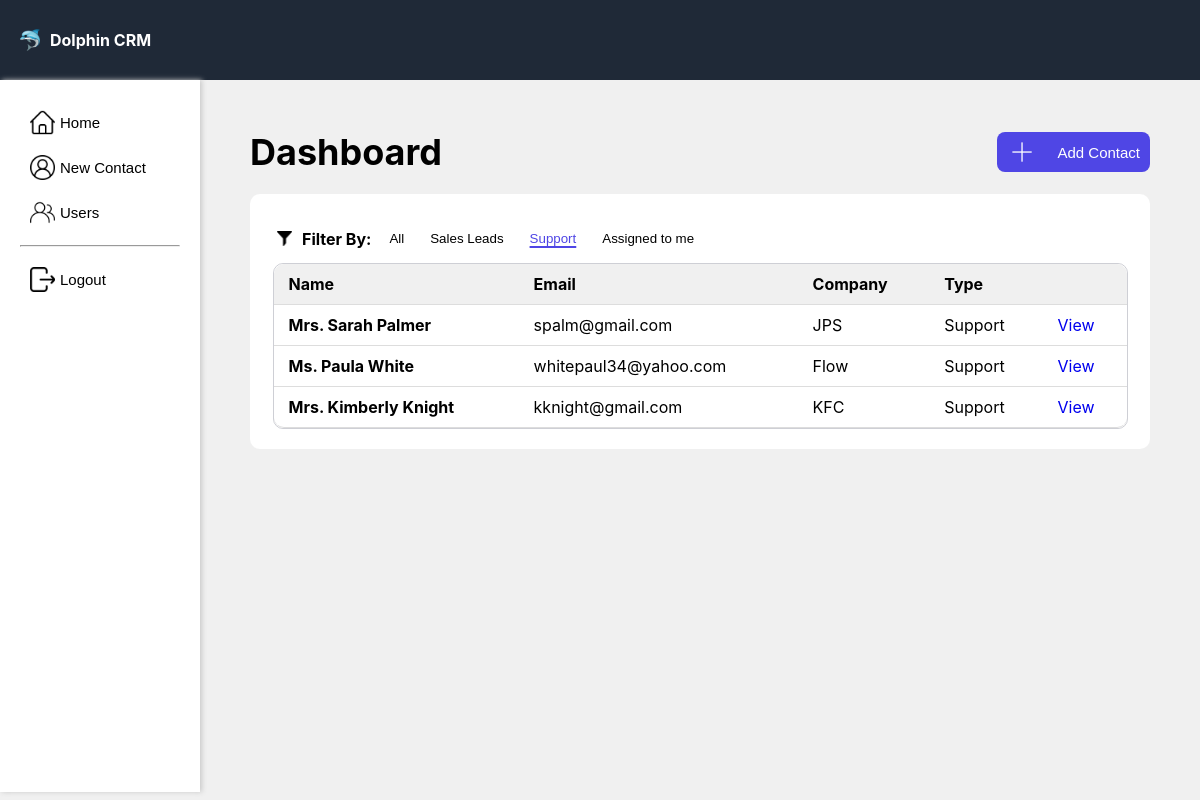
Screenshot of /dashboard-s.php with the database file from the repository.
### tables this page shows
CREATE TABLE Contacts (
    `id` INT NOT NULL AUTO_INCREMENT PRIMARY KEY,
    `title` VARCHAR(255) NOT NULL DEFAULT '',
    `firstname` VARCHAR(255) NOT NULL DEFAULT '',
    `lastname` VARCHAR(255) NOT NULL DEFAULT '',
    `email` VARCHAR(510) NOT NULL DEFAULT '',
    `telephone` VARCHAR(255) NOT NULL DEFAULT '',
    `company` VARCHAR(255) NOT NULL DEFAULT '',
    `type` VARCHAR(255) NOT NULL DEFAULT '',
    `assigned_to` INT NOT NULL DEFAULT 0,  
    `created_by` INT NOT NULL DEFAULT 0,  
    `created_at` DATETIME DEFAULT CURRENT_TIMESTAMP,
    `updated_at` TIMESTAMP DEFAULT CURRENT_TIMESTAMP ON UPDATE CURRENT_TIMESTAMP
);

### dashboard-s.php (called while the page is built)
<?php
$host = 'localhost';
$username = 'root';
$password = '';
$dbname = 'dolphin_crm';
$class1 = 'fl';
$class2 = 'fl';
$class3 = 'nt';
$class4 = 'fl';
try {
    $conn = new PDO(
        'mysql:host=' . $host . ';dbname=' . $dbname,
        $username,
        $password
    );
} catch (Exception $e) {
    die($e->getMessage());
}
$statement = $conn->query("SELECT * FROM Contacts WHERE type = 'Support'");
$contacts = $statement->fetchAll(PDO::FETCH_ASSOC);
require 'dashboard-view.php';
?>

### dashboard-view.php (the view, shortened to what this page needs)
<!DOCTYPE html>
<html lang="en">
    <head>
        <link rel="stylesheet" href="styles.css?v=<?php echo time(); ?>" type="text/css" />
    </head>
    <body>
        <div class="container">
            <?php include 'header.php'; ?>
            <section id="main-container">
                <div class="heading">
                    <h1>Dashboard</h1>
                    <button class="addContact-btn">
                        <img src="plus.png" alt="plus image">
                        <span>Add Contact</span>
                    </button>
                </div>
                <br>
                <div class="contact-table">
                    <div class="filter">
                        <img src="filter.png" alt="filter icon">
                        <p>Filter By:</p>
                        <a href="dashboard.php">
                            <button class="<?= $class1; ?>">All</button>
                        </a>
                        <a href="dashboard-sl.php">
                            <button class="<?= $class2; ?>">Sales Leads</button>
                        </a>
                        <a href="dashboard-s.php">
                            <button class="<?= $class3; ?>">Support</button>
                        </a>
                        <a href="#">
                            <button class="<?= $class4; ?>">Assigned to me</button>
                        </a>
                    </div>
                    <table>
                        <thead>
                            <tr>
                                <th>Name</th>
                                <th>Email</th>
                                <th>Company</th>
                                <th>Type</th>
                                <th></th>
                            </tr>
                        </thead>
                        <tbody>
                            <?php foreach ($contacts as $contact): ?>
                            <tr>
                                <td><strong><?= $contact['title'].'. '.$contact['firstname'].' '.$contact['lastname']; ?></strong></td>
                                <td><?= $contact['email']; ?></td>
                                <td><?= $contact['company']; ?></td>
                                <td><?= $contact['type']; ?></td>
                                <td><a href="#">View</a></td>
                            </tr>
                            <?php endforeach; ?>
                        </tbody>
                    </table>
                </div>
            </section>
            <?php include 'sidebar.php'; ?>
        </div>
    </body>
</html>

### styles.css (style rules this page uses)
:root { --darkblue: #1f2937; --grey: #f0f0f0; --grey2: #e2e2e2; --blue:#4f46e5; --defaultFontFamily: -apple-system,BlinkMacSystemFont,Segoe UI,Roboto,Helvetica Neue,Arial,Noto Sans,sans-serif,Apple Color Emoji,Segoe UI Emoji,Segoe UI Symbol,Noto Color Emoji; }
* { margin: 0; }
.container { display: grid; grid-template-columns: 1fr 5fr; grid-template-rows: 10vh 84vh; top: 0; left: 0; }
body { font-family: var(--defaultFontFamily); background-color: var(--grey); height: 100%; }
.heading { display: flex; align-items: center; justify-content: space-between; }
.heading h1 { font-size: 36px; }
.heading img { width: 30px; padding-right: 20px; }
.heading .addContact-btn { display: flex; align-items: center; background-color: var(--blue); padding: 5px 10px; color: white; font-size: 15px; }
.heading button { border: 0px; border-radius: 8px; }
section { grid-column: 2; grid-row: 2; padding: 50px; }
.contact-table { width:100%; background-color: white; padding: 20px 0px; border-radius: 10px; }
.filter { display:flex; align-items: center; justify-content: flex-start; padding: 1% 3%; gap: 0px 10px; }
.filter img { width: 15px; }
.filter button { border: 0; background-color: white; padding: 8px; border-radius: 8px; }
.filter p { font-weight: bold; }
.filter .nt { color: var(--blue); text-decoration: underline solid var(--blue) 15%; text-underline-position: under; }
table { border-collapse: separate; border-spacing: 0; overflow: hidden; width: 95%; border-radius: 10px; border: 1px solid #cecfd5; background-color: white; margin-left: auto; margin-right: auto; }
table a { text-decoration: none; }
tr:first-child th:first-child { border-top-left-radius: 10px; }
tr:first-child th:last-child { border-top-right-radius: 10px; }
tr:last-child td:first-child { border-bottom-left-radius: 10px; }
tr:last-child td:last-child { border-bottom-right-radius: 10px; }
th, td { padding: 10px 15px; border-bottom: 1px solid #ddd; }
th { background: var(--grey); text-align: left; }

### rows the page displays
contacts: title "Mrs", firstname "Sarah", lastname "Palmer", email "spalm@gmail.com", company "JPS", type "Support"
contacts: title "Ms", firstname "Paula", lastname "White", email "whitepaul34@yahoo.com", company "Flow", type "Support"
contacts: title "Mrs", firstname "Kimberly", lastname "Knight", email "kknight@gmail.com", company "KFC", type "Support"
